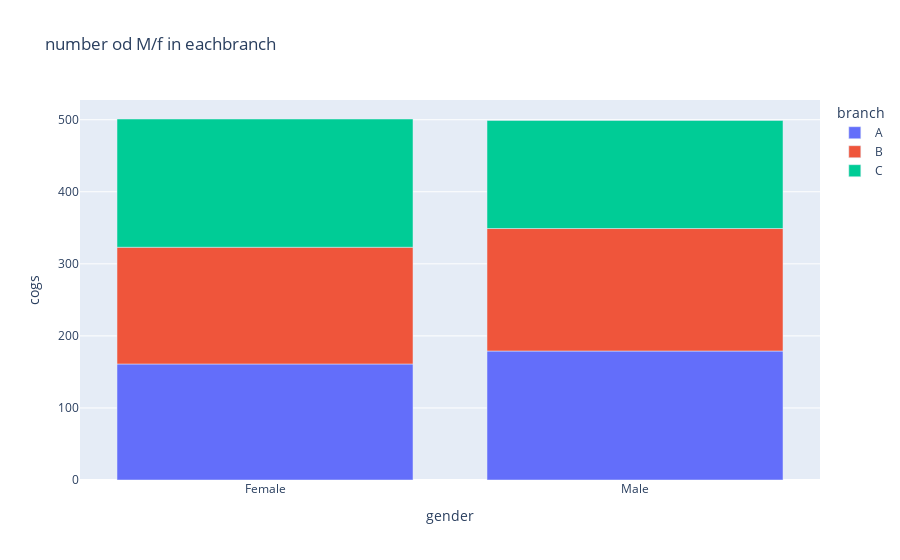

The notebook cell this image was saved under:
### Code cell
grouping = data.groupby(['branch' , 'gender'] , as_index = False)['cogs'].count()
px.bar(data_frame = grouping , x = 'gender' , color = 'branch', y = 'cogs' , title = 'number od M/f in eachbranch')

### Figure 1 — Plotly figure (JSON) as saved in the notebook; plotly's stock layout.template omitted (floating-point values rounded to 4 significant figures)
{"data": [{"alignmentgroup": "True", "hovertemplate": "branch=A<br>gender=%{x}<br>cogs=%{y}<extra></extra>", "legendgroup": "A", "marker": {"color": "#636efa", "pattern": {"shape": ""}}, "name": "A", "offsetgroup": "A", "orientation": "v", "showlegend": true, "textposition": "auto", "type": "bar", "x": ["Female", "Male"], "xaxis": "x", "y": [161, 179], "yaxis": "y"}, {"alignmentgroup": "True", "hovertemplate": "branch=B<br>gender=%{x}<br>cogs=%{y}<extra></extra>", "legendgroup": "B", "marker": {"color": "#EF553B", "pattern": {"shape": ""}}, "name": "B", "offsetgroup": "B", "orientation": "v", "showlegend": true, "textposition": "auto", "type": "bar", "x": ["Female", "Male"], "xaxis": "x", "y": [162, 170], "yaxis": "y"}, {"alignmentgroup": "True", "hovertemplate": "branch=C<br>gender=%{x}<br>cogs=%{y}<extra></extra>", "legendgroup": "C", "marker": {"color": "#00cc96", "pattern": {"shape": ""}}, "name": "C", "offsetgroup": "C", "orientation": "v", "showlegend": true, "textposition": "auto", "type": "bar", "x": ["Female", "Male"], "xaxis": "x", "y": [178, 150], "yaxis": "y"}], "layout": {"barmode": "relative", "legend": {"title": {"text": "branch"}, "tracegroupgap": 0}, "title": {"text": "number od M/f in eachbranch"}, "xaxis": {"anchor": "y", "domain": [0, 1], "title": {"text": "gender"}}, "yaxis": {"anchor": "x", "domain": [0, 1], "title": {"text": "cogs"}}}}
